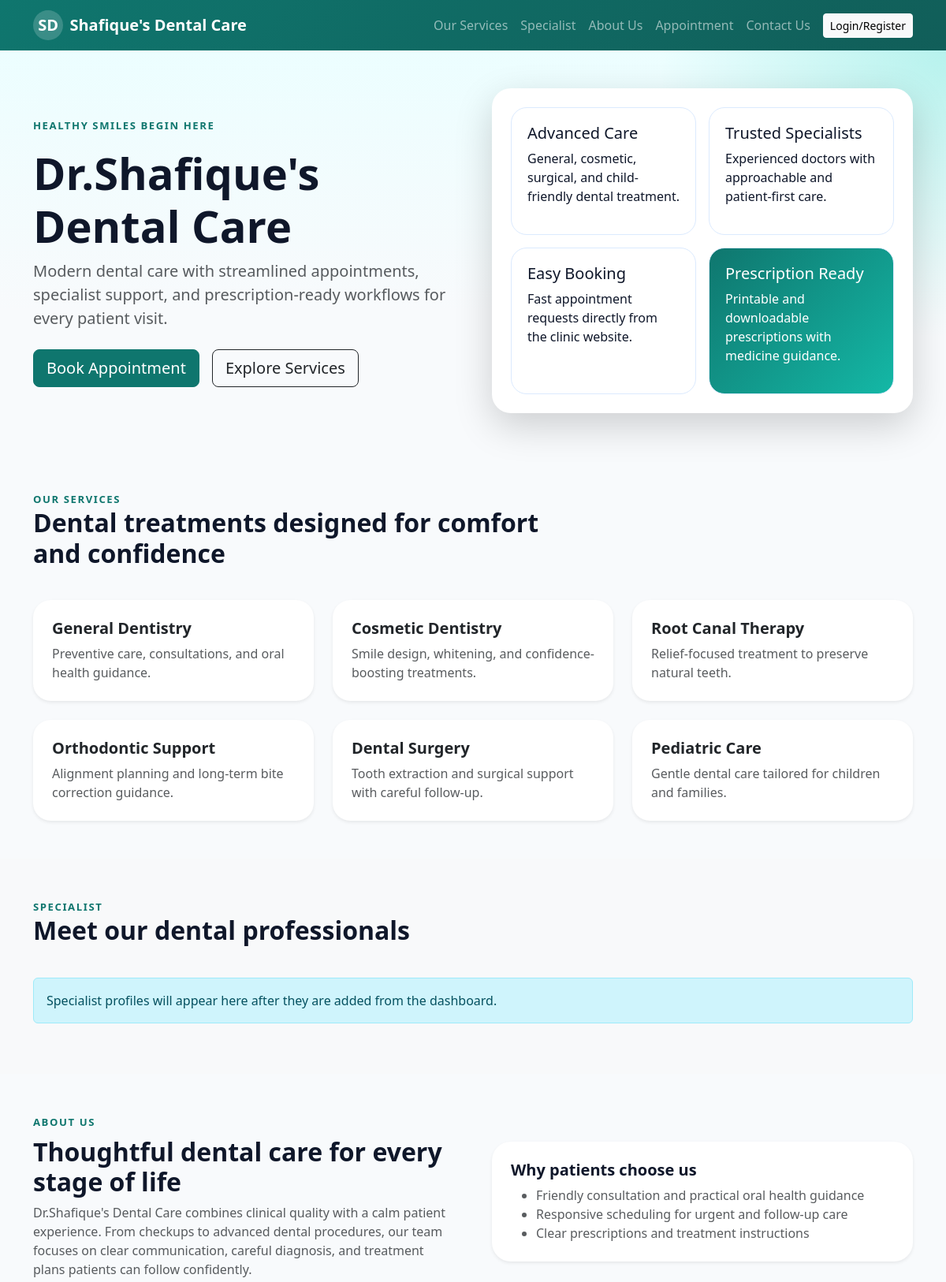
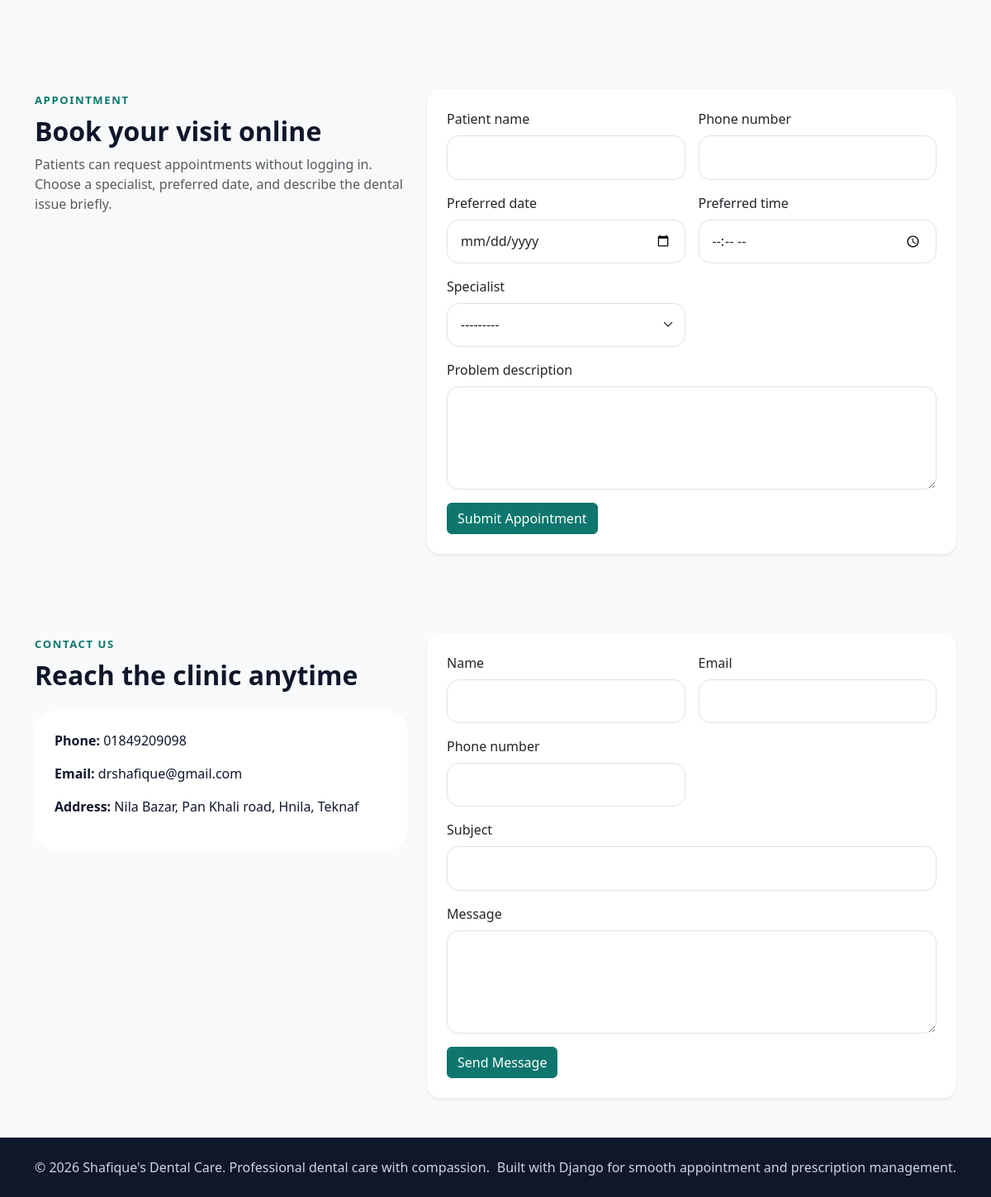
The page / on the database its author committed (2 pictures, top to bottom).
### clinic/models.py (models this page shows, shortened)
class TimeStampedModel(models.Model):
    created_at = models.DateTimeField(auto_now_add=True)
    updated_at = models.DateTimeField(auto_now=True)
    class Meta:
        abstract = True

class DoctorProfile(TimeStampedModel):
    user = models.OneToOneField(User, on_delete=models.CASCADE, related_name="doctor_profile")
    name = models.CharField(max_length=180, blank=True)
    name_bn = models.CharField(max_length=180, blank=True)
    degrees = models.CharField(max_length=255, blank=True)
    degrees_bn = models.CharField(max_length=255, blank=True)
    phone_number = models.CharField(max_length=20)
    address = models.TextField()
    specialization = models.CharField(max_length=150)
    specialization_bn = models.CharField(max_length=150, blank=True)
    training_details = models.TextField(blank=True)
    training_details_bn = models.TextField(blank=True)
    designation = models.CharField(max_length=200, blank=True)
    designation_bn = models.CharField(max_length=200, blank=True)
    hospital_name = models.CharField(max_length=200, blank=True)
    hospital_name_bn = models.CharField(max_length=200, blank=True)
    bmdc_no = models.CharField(max_length=100, blank=True)
    visiting_hours = models.CharField(max_length=200, blank=True)
    chamber_info = models.TextField(blank=True)
    experience = models.PositiveIntegerField(help_text="Experience in years")
    profile_image = models.ImageField(upload_to="doctor_profiles/", blank=True, null=True)
    signature_image = models.ImageField(upload_to="doctor_signatures/", blank=True, null=True)
    class Meta:
        ordering = ["user__first_name"]

### clinic/views.py (the view)
# urls.py: path("", views.home, name="home"),
def home(request):
    context = {
        "appointment_form": AppointmentForm(),
        "contact_form": ContactMessageForm(),
        "services": [
            {"title": "General Dentistry", "description": "Preventive care, consultations, and oral health guidance."},
            {"title": "Cosmetic Dentistry", "description": "Smile design, whitening, and confidence-boosting treatments."},
            {"title": "Root Canal Therapy", "description": "Relief-focused treatment to preserve natural teeth."},
            {"title": "Orthodontic Support", "description": "Alignment planning and long-term bite correction guidance."},
            {"title": "Dental Surgery", "description": "Tooth extraction and surgical support with careful follow-up."},
            {"title": "Pediatric Care", "description": "Gentle dental care tailored for children and families."},
        ],
    }
    return render(request, "clinic/home.html", context)

### clinic/forms.py (shortened to what this page needs)
class AppointmentForm(StyledFormMixin, forms.ModelForm):
    def __init__(self, *args, **kwargs):
        super().__init__(*args, **kwargs)
        self.fields["specialist"].queryset = get_public_specialists_queryset()
    class Meta:
        model = Appointment
        fields = [
            "patient_name",
            "phone_number",
            "preferred_date",
            "preferred_time",
            "specialist",
            "problem_description",
        ]
        widgets = {
            "preferred_date": DateInput(),
            "preferred_time": TimeInput(),
            "problem_description": forms.Textarea(attrs={"rows": 4}),
        }

class ContactMessageForm(StyledFormMixin, forms.ModelForm):
    class Meta:
        model = ContactMessage
        fields = ["name", "email", "phone_number", "subject", "message"]
        widgets = {"message": forms.Textarea(attrs={"rows": 4})}

### clinic/context_processors.py (called while the page is built)
def site_context(request):
    primary_doctor = DoctorProfile.objects.select_related("user").first()
    specialists = get_public_specialists_queryset()[:6]
    return {
        "site_name": "Shafique's Dental Care",
        "primary_doctor": primary_doctor,
        "home_specialists": specialists,
    }

### clinic/forms.py (called while the page is built)
def get_public_specialists_queryset():
    doctor_emails = DoctorProfile.objects.select_related("user").values_list("user__email", flat=True)
    admin_emails = [email for email in User.objects.filter(is_staff=True).values_list("email", flat=True) if email]
    admin_names = [
        " ".join(name_parts).strip()
        for name_parts in User.objects.filter(is_staff=True).values_list("first_name", "last_name")
        if " ".join(name_parts).strip()
    ]
    queryset = SpecialistDoctor.objects.exclude(email__in=doctor_emails).exclude(email__in=admin_emails)
    if admin_names:
        queryset = queryset.exclude(name__in=admin_names)
    return queryset.order_by("name")

### templates/clinic/home.html (shortened to what this page needs)
{% extends "base.html" %}
{% block content %}
<section class="hero-section">
    <div class="container py-5">
        <div class="row align-items-center g-5">
            <div class="col-lg-6">
                <span class="eyebrow">Healthy smiles begin here</span>
                <h1 class="display-4 fw-bold mt-3">Dr.Shafique's Dental Care</h1>
                <p class="lead text-muted">Modern dental care with streamlined appointments, specialist support, and prescription-ready workflows for every patient visit.</p>
                <div class="d-flex gap-3 flex-wrap mt-4">
                    <a class="btn btn-clinic btn-lg" href="#appointment">Book Appointment</a>
                    <a class="btn btn-outline-dark btn-lg" href="#services">Explore Services</a>
                </div>
            </div>
            <div class="col-lg-6">
                <div class="hero-card shadow-lg">
                    <div class="row g-3">
                        <div class="col-sm-6">
                            <div class="info-tile">
                                <h5>Advanced Care</h5>
                                <p>General, cosmetic, surgical, and child-friendly dental treatment.</p>
                            </div>
                        </div>
                        <div class="col-sm-6">
                            <div class="info-tile">
                                <h5>Trusted Specialists</h5>
                                <p>Experienced doctors with approachable and patient-first care.</p>
                            </div>
                        </div>
                        <div class="col-sm-6">
                            <div class="info-tile">
                                <h5>Easy Booking</h5>
                                <p>Fast appointment requests directly from the clinic website.</p>
                            </div>
                        </div>
                        <div class="col-sm-6">
                            <div class="info-tile accent">
                                <h5>Prescription Ready</h5>
                                <p>Printable and downloadable prescriptions with medicine guidance.</p>
                            </div>
                        </div>
                    </div>
                </div>
            </div>
        </div>
    </div>
</section>
<section id="services" class="py-5">
    <div class="container">
        <div class="section-heading">
            <span class="eyebrow">Our Services</span>
            <h2 class="fw-bold">Dental treatments designed for comfort and confidence</h2>
        </div>
        <div class="row g-4 mt-2">
            {% for service in services %}
                <div class="col-md-6 col-xl-4">
                    <div class="card border-0 h-100 shadow-sm service-card">
                        <div class="card-body p-4">
                            <h5 class="fw-bold">{{ service.title }}</h5>
                            <p class="text-muted mb-0">{{ service.description }}</p>
                        </div>
                    </div>
                </div>
            {% endfor %}
        </div>
    </div>
</section>
<section id="specialists" class="py-5 bg-light">
    <div class="container">
        <div class="section-heading">
            <span class="eyebrow">Specialist</span>
            <h2 class="fw-bold">Meet our dental professionals</h2>
        </div>
        <div class="row g-4 mt-2">
            {% for specialist in home_specialists %}
                <div class="col-md-6 col-xl-4">
                    <div class="card border-0 shadow-sm specialist-card h-100">
                        {% if specialist.profile_image %}
                            <img src="{{ specialist.profile_image.url }}" class="card-img-top specialist-image" alt="{{ specialist.name }}">
                        {% else %}
                            <div class="specialist-placeholder">{{ specialist.name|slice:":1" }}</div>
                        {% endif %}
                        <div class="card-body p-4">
                            <h5 class="fw-bold mb-1">{{ specialist.name }}</h5>
                            <p class="text-clinic mb-2">{{ specialist.specialization }}</p>
                            <p class="small text-muted mb-2">{{ specialist.experience }} years experience</p>
                            <p class="small mb-1">{{ specialist.phone_number }}</p>
                            <p class="small mb-1">{{ specialist.email }}</p>
                            <p class="small text-muted mb-0">{{ specialist.address }}</p>
                        </div>
                    </div>
                </div>
            {% empty %}
                <div class="col-12">
                    <div class="alert alert-info">Specialist profiles will appear here after they are added from the dashboard.</div>
                </div>
            {% endfor %}
        </div>
    </div>
</section>
<section id="about" class="py-5">
    <div class="container">
        <div class="row align-items-center g-5">
            <div class="col-lg-6">
                <span class="eyebrow">About Us</span>
                <h2 class="fw-bold mt-2">Thoughtful dental care for every stage of life</h2>
                <p class="text-muted">Dr.Shafique's Dental Care combines clinical quality with a calm patient experience. From checkups to advanced dental procedures, our team focuses on clear communication, careful diagnosis, and treatment plans patients can follow confidently.</p>
            </div>
            <div class="col-lg-6">
                <div class="about-panel shadow-sm">
                    <div>
                        <h5 class="fw-bold">Why patients choose us</h5>
                        <ul class="mb-0 text-muted">
                            <li>Friendly consultation and practical oral health guidance</li>
                            <li>Responsive scheduling for urgent and follow-up care</li>
                            <li>Clear prescriptions and treatment instructions</li>
                        </ul>
                    </div>
                </div>
            </div>
        </div>
    </div>
</section>
<section id="appointment" class="py-5 bg-light">
    <div class="container">
        <div class="row g-4">
            <div class="col-lg-5">
                <span class="eyebrow">Appointment</span>
                <h2 class="fw-bold mt-2">Book your visit online</h2>
                <p class="text-muted">Patients can request appointments without logging in. Choose a specialist, preferred date, and describe the dental issue briefly.</p>
            </div>
            <div class="col-lg-7">
                <div class="card border-0 shadow-sm rounded-4">
                    <div class="card-body p-4">
                        <form method="post" action="{% url 'book_appointment' %}" class="row g-3">
                            {% for field in appointment_form %}
                                <div class="col-md-6 {% if field.name == 'problem_description' %}col-md-12{% endif %}">
                                    <label class="form-label">{{ field.label }}</label>
                                    {{ field }}
                                </div>
                            {% endfor %}
                            <div class="col-12">
                                <button type="submit" class="btn btn-clinic">Submit Appointment</button>
                            </div>
                        </form>
                    </div>
                </div>
            </div>
        </div>
    </div>
</section>
<section id="contact" class="py-5">
    <div class="container">
        <div class="row g-4">
            <div class="col-lg-5">
                <span class="eyebrow">Contact Us</span>
                <h2 class="fw-bold mt-2">Reach the clinic anytime</h2>
                <div class="contact-box mt-4">
                    <p><strong>Phone:</strong> {% if primary_doctor %}{{ primary_doctor.phone_number }}{% else %}+880 1XXXXXXXXX{% endif %}</p>
                    <p><strong>Email:</strong> {% if primary_doctor %}{{ primary_doctor.user.email }}{% else %}contact@shafiquesdentalcare.com{% endif %}</p>
                    <p><strong>Address:</strong> {% if primary_doctor %}{{ primary_doctor.address }}{% else %}Clinic address will appear here after doctor registration.{% endif %}</p>
                </div>
            </div>
            <div class="col-lg-7">
                <div class="card border-0 shadow-sm rounded-4">
                    <div class="card-body p-4">
                        <form method="post" action="{% url 'contact_message_create' %}" class="row g-3">
                            {% for field in contact_form %}
                                <div class="col-md-6 {% if field.name == 'message' or field.name == 'subject' %}col-md-12{% endif %}">
                                    <label class="form-label">{{ field.label }}</label>
                                    {{ field }}
                                </div>
                            {% endfor %}
                            <div class="col-12">
                                <button type="submit" class="btn btn-clinic">Send Message</button>
                            </div>
                        </form>
                    </div>
                </div>
            </div>
        </div>
    </div>
</section>
{% endblock %}

### static/css/styles.css (style rules this page uses)
body { font-family: "Segoe UI", Tahoma, Geneva, Verdana, sans-serif; background: #f8fafc; color: #0f172a; }
.hero-section { background: radial-gradient(circle at top right, rgba(45, 212, 191, 0.28), transparent 28%), linear-gradient(180deg, #ecfeff, #f8fafc 65%); }
.hero-card, .about-panel, .metric-card, .contact-box { border-radius: 1.5rem; background: white; padding: 1.5rem; }
.info-tile { background: #ffffff; border: 1px solid #dbeafe; border-radius: 1.25rem; padding: 1.25rem; height: 100%; }
.info-tile.accent, .metric-card { background: linear-gradient(135deg, #0f766e, #14b8a6); color: white; }
.btn-clinic { background: #0f766e; border-color: #0f766e; color: #fff; }
.text-clinic, .eyebrow { color: #0f766e; }
.eyebrow { text-transform: uppercase; letter-spacing: 0.12em; font-size: 0.82rem; font-weight: 700; }
.section-heading { max-width: 42rem; margin-bottom: 1rem; }
.service-card, .specialist-card { border-radius: 1.4rem; }
input, select, textarea { width: 100%; }
.form-control, .form-select { border-radius: 0.9rem; padding: 0.85rem 1rem; }
textarea.form-control { min-height: 120px; }

### rows shown on the page
DoctorProfile: phone_number "01849209098", user.email "drshafique@gmail.com", address "Nila Bazar, Pan Khali road, Hnila, Teknaf"

### other values the page prints
{{ site_name }} "Shafique's Dental Care"
{{ service.title }} "General Dentistry" "Cosmetic Dentistry" "Root Canal Therapy" "Orthodontic Support" "Dental Surgery" "Pediatric Care"
{{ service.description }} "Preventive care, consultations, and oral health guidance." "Smile design, whitening, and confidence-boosting treatments." "Relief-focused treatment to preserve natural teeth." "Alignment planning and long-term bite correction guidance." "Tooth extraction and surgical support with careful follow-up." "Gentle dental care tailored for children and families."
{{ field.label }} "Patient name" "Phone number" "Preferred date" "Preferred time" "Specialist" "Problem description"
{{ field.label }} "Name" "Email" "Phone number" "Subject" "Message"
